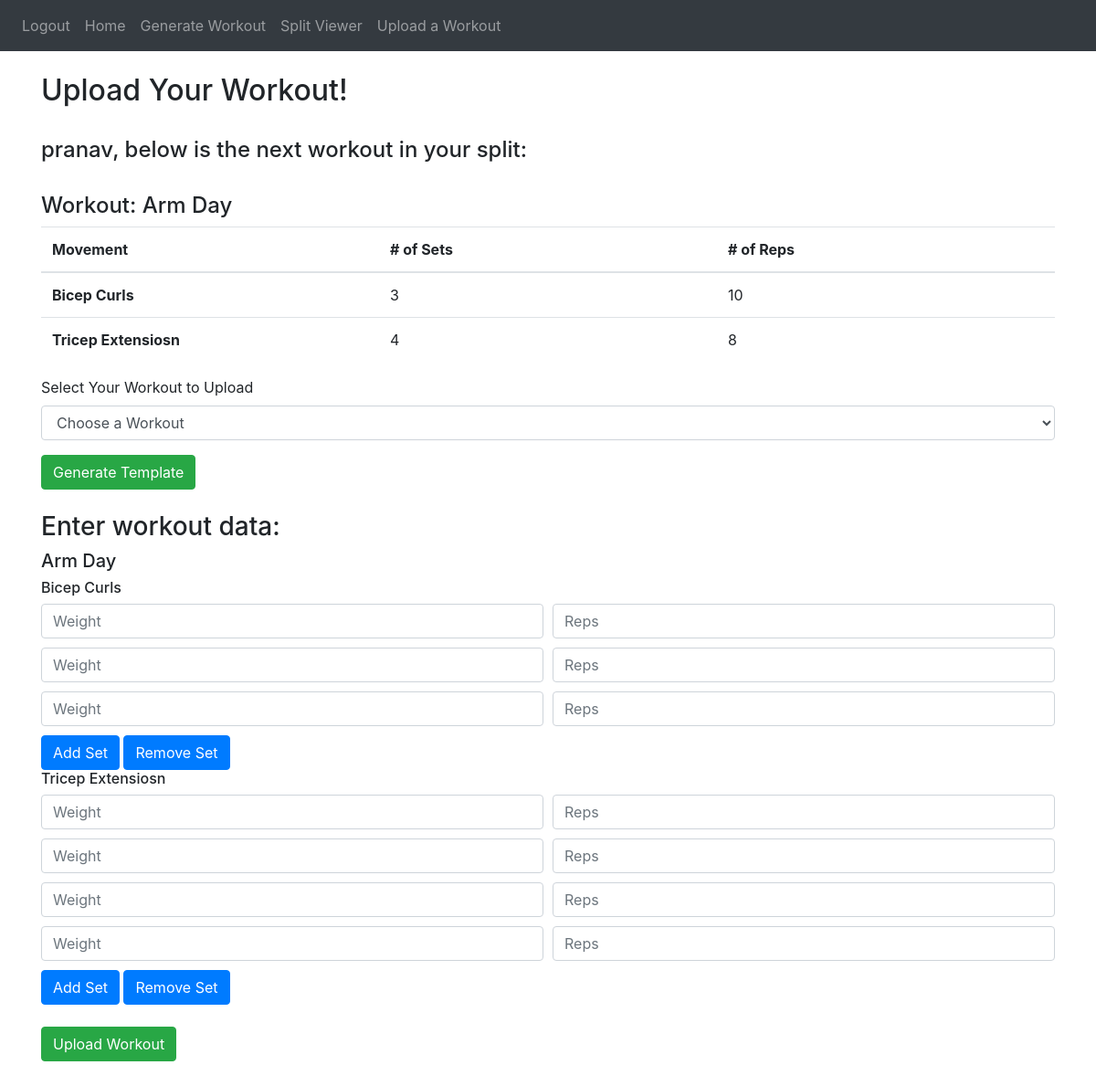
/upload-workout (signed in), run on the app's committed database.
### website/models.py (models this page shows, shortened)
class User(db.Model, UserMixin):
    id = db.Column(db.Integer, primary_key = True)
    email = db.Column(db.String(150), unique = True)
    password = db.Column(db.String(150))
    first_name = db.Column(db.String(150))
    notes = db.relationship('Note')
    workouts = db.relationship('Workout')
    splits = db.relationship('Split')
    def get_active_split(self):
        for split in self.splits:
            if split.is_active:
                return split
        return None

class Split(db.Model):
    id = db.Column(db.Integer, primary_key=True)
    split_name = db.Column(db.String(10000))
    is_active = db.Column(db.Boolean)
    user_id = db.Column(db.Integer, db.ForeignKey('user.id'))
    next_workout_ind = db.Column(db.Integer)
    order = db.Column(JSON)
    def get_curr_workout(self):
        return Workout.query.filter_by(id = self.order[0]).first()

class Workout(db.Model):
    id = db.Column(db.Integer, primary_key=True)
    workout_name = db.Column(db.String(10000))
    num_movements = db.Column(db.Integer)
    movements = db.relationship('Movement', backref='workout', lazy=True)
    splits = db.relationship('Split', secondary=split_workout, backref=db.backref('workouts', lazy='dynamic'))
    user_id = db.Column(db.Integer, db.ForeignKey('user.id'))

class Movement(db.Model):
    id = db.Column(db.Integer, primary_key=True)
    mov_name = db.Column(db.String(100))
    reps = db.Column(db.Integer)
    sets = db.Column(db.Integer)
    workout_id = db.Column(db.Integer, db.ForeignKey('workout.id'))

### website/upload_workout.py (the view, shortened to what this page needs)
@upload_workout.route('/upload-workout', methods=['GET', 'POST'])
@login_required
def upload():
    swkrt.setWorkout(current_user.get_active_split().get_curr_workout())
    return render_template("upload_workout.html", user=current_user, wrkt=swkrt.getStoredWorkout())

### website/upload_workout.py (called while the page is built)
    def setWorkout(self, w):
        self.workout = w

    def getStoredWorkout(self):
        return self.workout

### website/templates/upload_workout.html (shortened to what this page needs)
{% extends "base.html" %} {% block title %} Split Viewer {% endblock %}
{%block content%}
    <br />
    <h2> Upload Your Workout! </h2>
    <br />
    <h4> {{user.first_name}}, below is the next workout in your split:</h4>
    <br />
    <h4> Workout: {{user.get_active_split().get_curr_workout().workout_name}}</h4>
    <table class="table">
        <thead>
            <tr>
                <th scope="col">Movement</th>
                <th scope="col"># of Sets</th>
                <th scope="col"># of Reps</th>
            </tr>
        </thead>
        <tbody>
            {% for mov in user.get_active_split().get_curr_workout().movements %}
                <tr>
                    <th scope="row">{{mov.mov_name}}</th>
                    <td>{{mov.sets}}</td>
                    <td>{{mov.reps}}</td>
                </tr>
            {% endfor %}
        </tbody>
    </table>
    <div class="downloadWorkout">
        <form method='POST' action="{{ url_for('upload_workout.download_template') }}">
            <div class="form-group">
                <label for="workout_name">Select Your Workout to Upload</label>
                <select class="form-control" id="workout_name" name="workout_name">
                    <option value="" selected disabled>Choose a Workout</option>
                </select>
            </div>
            <button type="submit" class="btn btn-success">Generate Template</button>
        </form>
    </div>
    <br/>
    <div class="enterWorkoutData">
        <h3>Enter workout data:</h3>
        <form method="POST" action="{{ url_for('upload_workout.upload') }}">
            {% if wrkt %}
                <h5> {{ wrkt.workout_name }} </h5>
                {% for m in wrkt.movements %}
                    <h6> {{ m.mov_name }} </h6>
                    {% set outer_loop = loop %}
                    <div id="sets-container-{{ loop.index }}">
                        {% for s in range(m.sets) %}
                            <div class="form-row" id="set-{{ loop.index }}-{{ loop.index0 + 1 }}">
                                <div class="col">
                                    <input type="number" class="form-control" name="weight-{{ outer_loop.index0 }}-{{ loop.index0 }}" placeholder="Weight" min="1">
                                </div>
                                <div class="col">
                                    <input type="number" class="form-control" name="reps-{{ outer_loop.index0 }}-{{ loop.index0 }}" placeholder="Reps" min="1">
                                </div>
                            </div>
                        {% endfor %}
                    </div>
                    <button type="button" onclick="addSet({{ loop.index }})" class="btn btn-primary">Add Set</button>
                    <button type="button" onclick="removeSet({{ loop.index }})" class="btn btn-primary">Remove Set</button>
                {% endfor %}
            {% else %}
                <h5> No active workout available. Please set up a workout first. </h5>
            {% endif %}
            <br/>
            <br/>
            <button type="submit" id="upload-workout" class="btn btn-success">Upload Workout</button>
        </form>
    </div>
    <br/>
    <br/>
{% endblock %}

### website/templates/base.html (style rules this page uses)
.col { padding: 0; display: flex; }

### website/templates/upload_workout.html (style rules this page uses)
.table th, .table td { width: 33.33%; }
.form-row { margin-bottom: 10px; }

### data on the page
User: first_name "pranav"
Split: get_active_split "Arm Day"
Movement: mov_name "Bicep Curls", sets "3", reps "10"
Movement: mov_name "Tricep Extensiosn", sets "4", reps "8"
Workout: workout_name "Arm Day"
